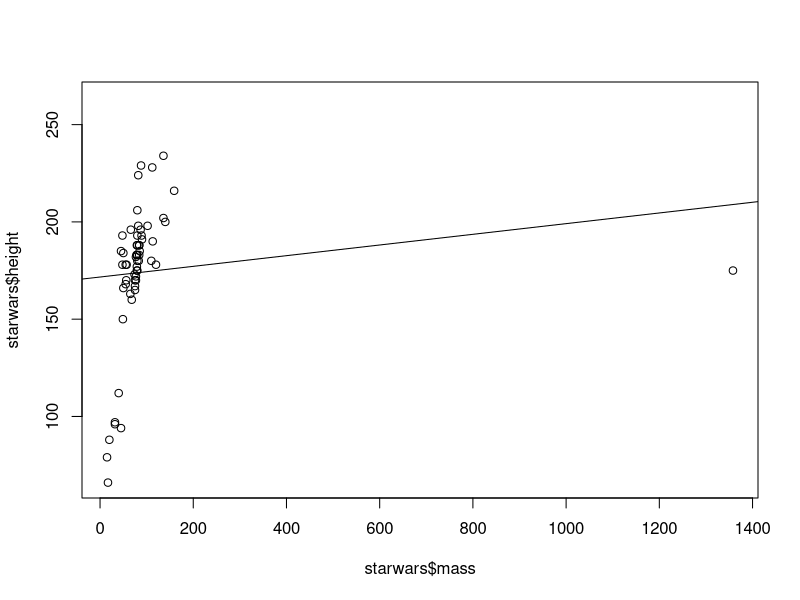

Source code (R):
## ---- chunk 1
library(dplyr)
## ---- chunk 2
summary(starwars$height)
## ---- chunk 3
(starwars %>% distinct(homeworld))
## ---- chunk 4
(starwars %>% 
  group_by(homeworld) %>% 
  tally %>% 
  arrange(desc(n)))

(starwars %>% 
  group_by(homeworld) %>% 
  tally %>% 
  arrange(n))
## ---- chunk 5
plot(starwars$mass, starwars$height)
m1 <- lm(height ~ mass, data = starwars)
abline(m1)
(starwars %>% select(name, mass, height) %>% filter(mass > 1200))
## ---- chunk 6
starwars %>% filter(!is.na(mass)) %>% 
  filter(!is.na(height)) %>% 
  mutate(BMI = (mass/height^2)*10000) %>% 
  select(name, BMI, height, mass) 

starwars %>% filter(!is.na(mass)) %>% 
  filter(!is.na(height)) %>% 
  mutate(BMI = (mass/height^2)*10000) %>% 
  select(name, BMI, height, mass) %>% 
  summarise(mean(BMI))

## ---- chunk 7
starwars %>% filter(!is.na(mass)) %>% 
  filter(!is.na(height)) %>% 
  mutate(BMI = (mass/height^2)*10000) %>% 
  select(name, BMI, height, mass, homeworld) %>% 
  group_by(homeworld) %>% 
  summarise(avg.BMI = mean(BMI)) %>% 
  arrange(desc(avg.BMI))

## ---- chunk 8
starwars %>% filter(!is.na(mass)) %>% 
  filter(!is.na(height)) %>% 
  mutate(BMI = (mass/height^2)*10000) %>% 
  select(name, BMI, height, mass, homeworld) %>% 
  group_by(homeworld) %>% 
  summarise(avg.BMI = mean(BMI)) %>% 
  arrange(desc(avg.BMI)) %>% 
  filter(avg.BMI > 32)
## ---- chunk 9
starwars %>% na.omit
